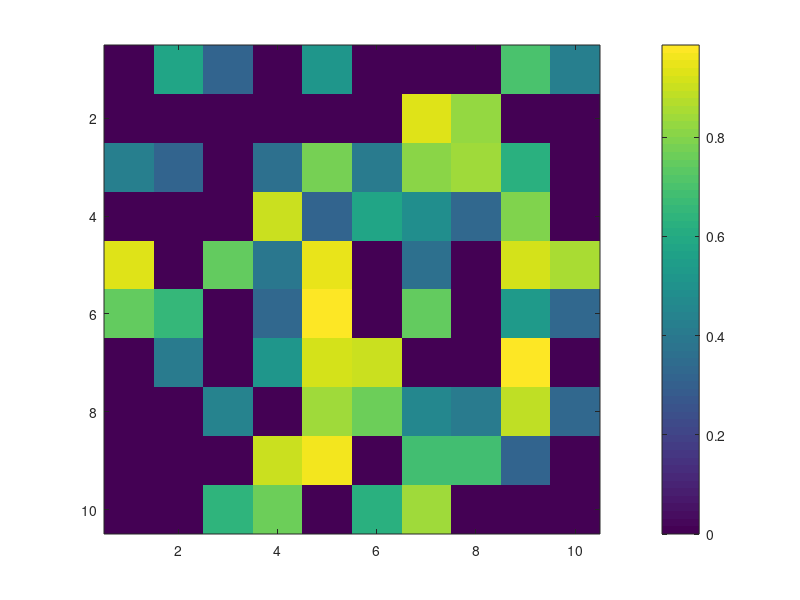

Write MATLAB code to recreate this figure. (Note: this script raises an error after producing the figure.)
%%2D Surface Mine Optimal Extraction
%Final project 
%Marko Visnjic for GEOL 5700

% Describes a single surface miner progressing through a surface mine with
% a randomly generated and distributed lithology. The miner will start at
% the highest value block and search to go further down in a path that will
% optimize the value obtained by the miner.

% Rules:
% The miner can only move down left and right
% At first the miner will look at only which block is greater in it's
% immediate vacinity. When the miner mines a block it's value will be set 
% to zero.

%%Initialize Parameters

cut_off_grade = 0.3;

% X Boundary
xmax = 10;

%Y Boundary
ymax = 10;

%%Algorithm
Lith = rand(xmax,ymax);
Lith(Lith<(cut_off_grade)) = 0;

summation = (1:xmax-1);
for i=1:xmax-1
    summation(i) = sum(Lith(1:3,i));
end
[max_value,Index_Miner_X]= max(summation);

% [T3_Max,Index_Miner_X]=Layer_Search_Type_2(cut_off_grade);
Index_Miner_Y = 1;
imax = xmax.*ymax;

Lith(Index_Miner_Y,Index_Miner_X)
%Start the Miner
Miner = Lith(Index_Miner_Y,Index_Miner_X);
for i=1:imax
    Lith(Index_Miner_Y,Index_Miner_X) = Miner;
    Miner = 0;
    if Index_Miner_X || Index_Miner_Y > 1
    value_left = Lith(Index_Miner_Y,Index_Miner_X-1);
    value_right = Lith(Index_Miner_Y,Index_Miner_X+1);
    value_below = Lith(Index_Miner_Y+1,Index_Miner_X);
    if (value_below < value_left) && (value_right < value_left)
       horiz_move = -1;
       vert_move = 0;
    elseif (value_below < value_right) && (value_left < value_right)
        horiz_move = 1;
        vert_move = 0;
    elseif (value_right < value_below) && (value_left < value_below)
        vert_move = 1;
        horiz_move = 0;
    end
    Index_Miner_X = Index_Miner_X + horiz_move;
    Index_Miner_Y = Index_Miner_Y + vert_move; 
    else
       Index_Miner_X = Index_Miner_X+1;
       Index_Miner_Y = Index_Miner_Y+1;
    end
    if Index_Miner_Y+vert_move > 1 || Index_Miner_X+horiz_move > 1
Lith(Index_Miner_Y+vert_move,Index_Miner_X+horiz_move) = Miner;
Miner = 0;
    else
        Index_Miner_Y = 1;
        Index_Miner_X = 1; 
    end
%%Plot
figure(1)
clf
image(Lith,'CDataMapping','Scaled')
colorbar
pause(0.1)
end
